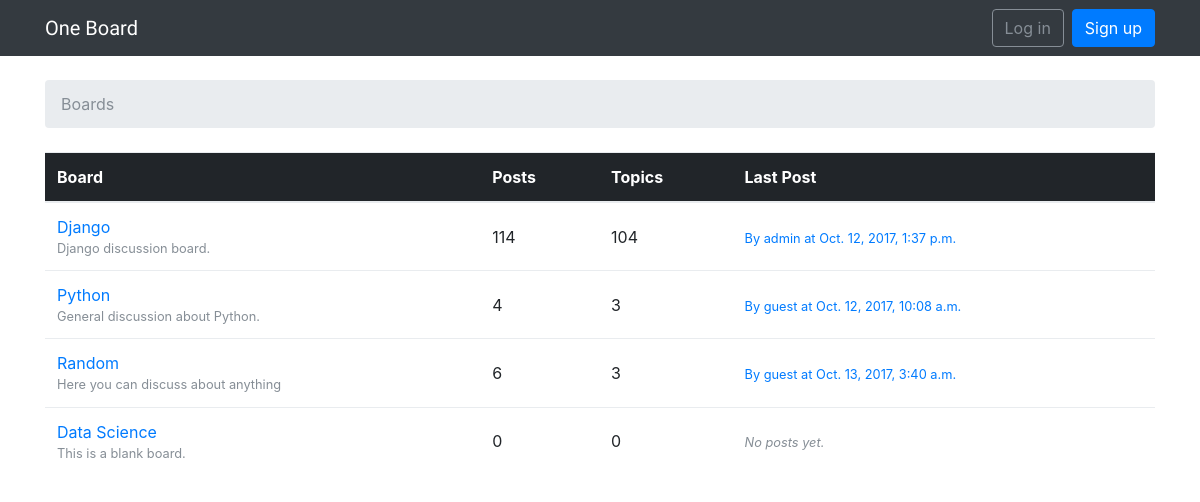
The page / on the database its author committed.
### boards/models.py (models this page shows, shortened)
class Board(models.Model):
    name = models.CharField(max_length=30, unique=True)
    description = models.CharField(max_length=100)
    def get_posts_count(self):
        return Post.objects.filter(topic__board=self).count()
    def get_last_post(self):
        return Post.objects.filter(topic__board=self).order_by('-created_at').first()

class Post(models.Model):
    message = models.TextField(max_length=4000)
    topic = models.ForeignKey(Topic, related_name='posts')
    created_at = models.DateTimeField(auto_now_add=True)
    updated_at = models.DateTimeField(null=True)
    created_by = models.ForeignKey(User, related_name='posts')
    updated_by = models.ForeignKey(User, null=True, related_name='+')

### boards/views.py (the view)
# urls.py: url(r'^$', views.BoardListView.as_view(), name='home'),
class BoardListView(ListView):
    model = Board
    context_object_name = 'boards'
    template_name = 'home.html'

### templates/home.html
{% extends 'base.html' %}
{% block breadcrumb %}
  <li class="breadcrumb-item active">Boards</li>
{% endblock %}
{% block content %}
  <table class="table">
    <thead class="thead-inverse">
      <tr>
        <th>Board</th>
        <th>Posts</th>
        <th>Topics</th>
        <th>Last Post</th>
      </tr>
    </thead>
    <tbody>
      {% for board in boards %}
        <tr>
          <td>
            <a href="{% url 'board_topics' board.pk %}">{{ board.name }}</a>
            <small class="text-muted d-block">{{ board.description }}</small>
          </td>
          <td class="align-middle">
            {{ board.get_posts_count }}
          </td>
          <td class="align-middle">
            {{ board.topics.count }}
          </td>
          <td class="align-middle">
            {% with post=board.get_last_post %}
              {% if post %}
                <small>
                  <a href="{% url 'topic_posts' board.pk post.topic.pk %}">
                    By {{ post.created_by.username }} at {{ post.created_at }}
                  </a>
                </small>
              {% else %}
                <small class="text-muted">
                  <em>No posts yet.</em>
                </small>
              {% endif %}
            {% endwith %}
          </td>
        </tr>
      {% endfor %}
    </tbody>
  </table>
{% endblock %}

### rows shown on the page
Board: name "Django", description "Django discussion board.", get_posts_count "114", topics.count "104", get_last_post.created_by.username "admin", get_last_post.created_at "Oct. 12, 2017, 1:37 p.m."
Board: name "Python", description "General discussion about Python.", get_posts_count "4", topics.count "3", get_last_post.created_by.username "guest", get_last_post.created_at "Oct. 12, 2017, 10:08 a.m."
Board: name "Random", description "Here you can discuss about anything", get_posts_count "6", topics.count "3", get_last_post.created_by.username "guest", get_last_post.created_at "Oct. 13, 2017, 3:40 a.m."
Board: name "Data Science", description "This is a blank board.", get_posts_count "0", topics.count "0", shows "No posts yet."
